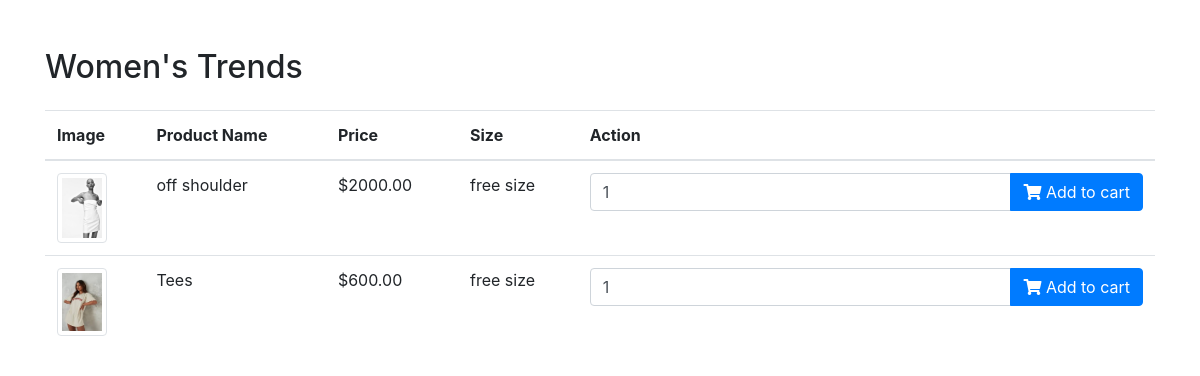
Screenshot of /womens with the database file from the repository.
### fashion_app/models.py (models this page shows, shortened)
class Product(models.Model):
    name = models.CharField(max_length=255)
    price = models.DecimalField(max_digits=10, decimal_places=2)
    photo = models.ImageField(upload_to='product_images/', null=True, blank=True)
    category = models.ForeignKey(Category, on_delete=models.CASCADE)
    size = models.CharField(max_length=20, null=True, blank=True)
    quantity = models.PositiveIntegerField(default=0)

### fashion_app/views.py (the view)
# urls.py: path('womens', views.womens, name='womens'),
def womens(request):
    womens_products = Product.objects.filter(category__name="Womens Fashion")
    return render(request, 'womens.html', {'womens': womens_products})

### templates/womens.html (shortened to what this page needs)
<!DOCTYPE html>
<html lang="en">
{% load static %}
<head>
    <link rel="stylesheet" href="https://stackpath.bootstrapcdn.com/bootstrap/4.4.1/css/bootstrap.min.css">
    <link rel="stylesheet" href="https://cdnjs.cloudflare.com/ajax/libs/font-awesome/5.15.3/css/all.min.css">
</head>
<body>
<div class="container">
    <h2 class="mt-5 mb-4">Women's Trends</h2>
    <table class="table">
        <thead>
            <tr>
                <th scope="col">Image</th>
                <th scope="col">Product Name</th>
                <th scope="col">Price</th>
                <th scope="col">Size</th>
                <th scope="col">Action</th>
            </tr>
        </thead>
        <tbody>
            {% for woman in womens %}
                <tr>
                    <td>
                        {% if woman.photo %}
                            <img
                                src="{{ woman.photo.url }}"
                                class="img-thumbnail img-zoomable"
                                alt="{{ woman.name }}"
                                width="50"
                                height="50"
                                onclick="openFullscreen(this)"
                            >
                        {% endif %}
                    </td>
                    <td>{{ woman.name }}</td>
                    <td>${{ woman.price }}</td>
                    <td>{{ woman.size }}</td>
                    <td>
                        <form method="post" action="{% url 'add_to_cart' woman.id %}">
                            <div class="input-group">
                                <input type="number" name="quantity" class="form-control" value="1" min="1">
                                <div class="input-group-append">
                                    <button type="submit" class="btn btn-primary add-to-cart">
                                        <i class="fa fa-shopping-cart"></i> Add to cart
                                    </button>
                                </div>
                            </div>
                        </form>
                    </td>
                </tr>
            {% endfor %}
        </tbody>
    </table>
</div>
</body>
</html>

### templates/womens.html (style rules this page uses)
.img-zoomable { cursor: pointer; transition: transform 0.3s; }

### rows the page displays
Product: photo (picture), name "off shoulder", price "2000.00", size "free size"
Product: photo (picture), name "Tees", price "600.00", size "free size"
